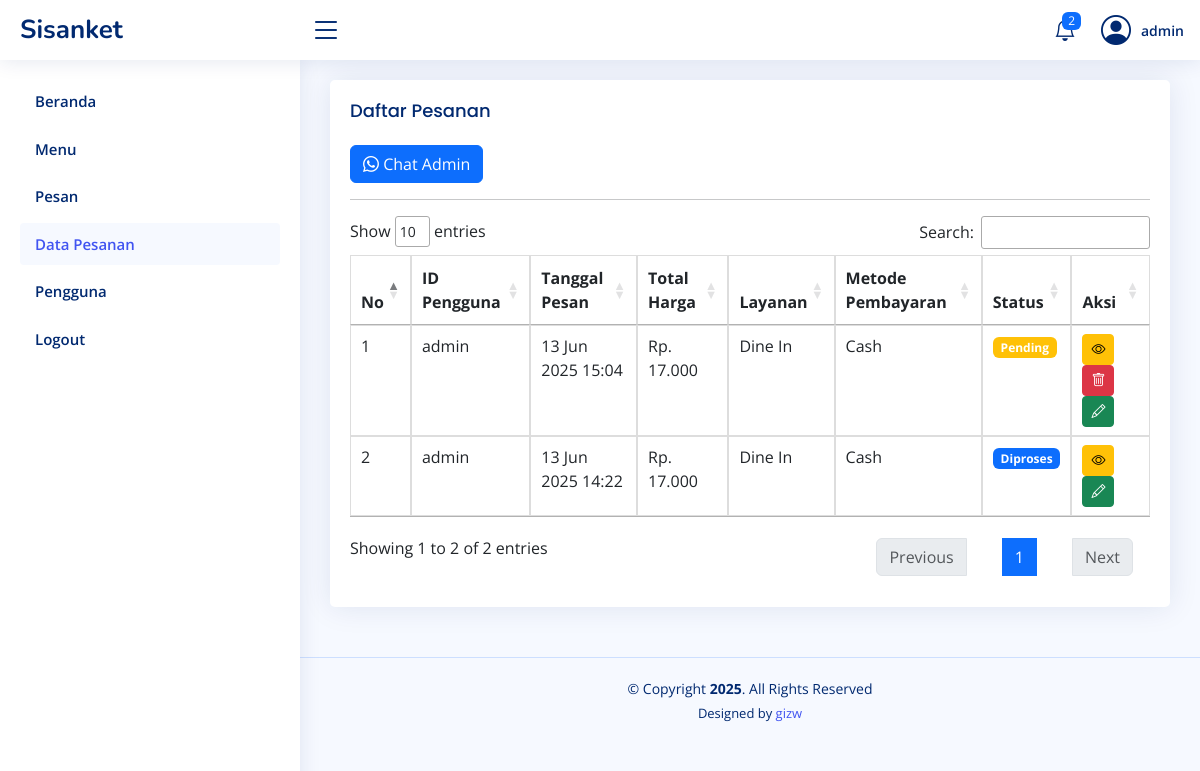
Screenshot of /pesanan.php (signed in) with the database file from the repository.
### tables this page shows
CREATE TABLE `pesanan` (
  `id_pesanan` int(11) NOT NULL,
  `id_pengguna` int(11) DEFAULT NULL,
  `tanggal_pesan` datetime DEFAULT current_timestamp(),
  `total_harga` int(15) NOT NULL,
  `catatan` text NOT NULL,
  `layanan` enum('Dine In','Takeaway','Delivery') NOT NULL,
  `metode_pembayaran` enum('Cash','Transfer','E-Wallet') NOT NULL,
  `status` enum('Pending','Diproses','Selesai','Dibatalkan') DEFAULT 'Pending'
);

CREATE TABLE `pengguna` (
  `id_pengguna` int(11) NOT NULL,
  `nama` varchar(100) NOT NULL,
  `no_telp` varchar(20) DEFAULT NULL,
  `username` varchar(50) NOT NULL,
  `password` varchar(255) NOT NULL,
  `role` enum('Admin','Pelanggan') NOT NULL
);

### pesanan.php (the view, shortened to what this page needs)
<?php include('head.php'); ?>
<body>
    <?php include('side_bar.php'); ?>
    <main id="main" class="main">
        <section class="section">
            <div class="row">
                <div class="col-lg-12">
                    <div class="card">
                        <div class="card-body">
                            <h5 class="card-title">Daftar Pesanan</h5>
                            <a href="https://wa.me/6285649611744"  target="_blank" class="btn btn-primary">
                                <i class="bi bi-whatsapp"></i> Chat Admin
                            </a><hr>
                            <div class="table-responsive">
                                <table class="table datatable">
                                    <thead>
                                        <tr>
                                            <th>No</th>
                                            <th>ID Pengguna</th>
                                            <th>Tanggal Pesan</th>
                                            <th>Total Harga</th>
                                            <th>Layanan</th>
                                            <th>Metode Pembayaran</th>
                                            <th>Status</th>
                                            <th>Aksi</th>
                                        </tr>
                                    </thead>
                                    <tbody>
                                        <?php
                                        require 'dbcon.php';
                                        $no = 1;
                                        $id = $_SESSION['ID'];
                                        if($_SESSION['ROLE']=='Admin'){
                                            $query = $conn->query("SELECT pesanan.*, pengguna.* FROM pesanan join pengguna on pesanan.id_pengguna=pengguna.id_pengguna ORDER BY pesanan.tanggal_pesan DESC");
                                        }else{
                                            $query = $conn->query("SELECT pesanan.*, pengguna.* FROM pesanan join pengguna on pesanan.id_pengguna=pengguna.id_pengguna where pesanan.id_pengguna='$id' ORDER BY pesanan.tanggal_pesan DESC");
                                        }
                                        while ($row = $query->fetch_assoc()) {
                                        ?>
                                        <tr>
                                            <td><?= $no++; ?></td>
                                            <td><?= htmlspecialchars($row['nama']); ?></td>
                                            <td><?= date('d M Y H:i', strtotime($row['tanggal_pesan'])); ?></td>
                                            <td>Rp. <?= number_format($row['total_harga'], 0, ',', '.'); ?></td>
                                            <td><?= htmlspecialchars($row['layanan']); ?></td>
                                            <td><?= htmlspecialchars($row['metode_pembayaran']); ?></td>
                                            <td>
                                                <?php if ($row['status'] == "Pending"): ?>
                                                    <span class="badge bg-warning"><?= $row['status'] ?></span>
                                                <?php elseif ($row['status'] == "Diproses"): ?>
                                                    <span class="badge bg-primary"><?= $row['status'] ?></span>
                                                <?php elseif ($row['status'] == "Selesai"): ?>
                                                    <span class="badge bg-success"><?= $row['status'] ?></span>
                                                <?php else: ?>
                                                    <span class="badge bg-secondary"><?= $row['status'] ?></span>
                                                <?php endif; ?>
                                            </td>
                                            <td>
                                                <button class="btn btn-sm btn-warning" data-bs-toggle="modal" data-bs-target="#detailModal<?= $row['id_pesanan'] ?>">
                                                    <i class="bi bi-eye"></i>
                                                </button>
                                                <?php if($row['status']=='Pending'){?>
                                                <button class="btn btn-sm btn-danger" data-bs-toggle="modal" data-bs-target="#delete_pesanan<?= $row['id_pesanan'] ?>"><i class="bi bi-trash"></i></button>
                                                <?php }
                                                 if ($_SESSION['ROLE'] == 'Admin'): ?>
                                                <button class="btn btn-sm btn-success" data-bs-toggle="modal" data-bs-target="#editStatus<?= $row['id_pesanan'] ?>"><i class="bi bi-pencil"></i></button>
                                                <?php endif; ?>
                                            </td>
                                        </tr>
                                        <?php } ?>
                                    </tbody>
                                </table>
                            </div>
                        </div>
                    </div>
                </div>
            </div>
        </section>
    </main>
    <?php include('footer.php'); ?>
</body>
</html>

### assets/css/style.css (style rules this page uses)
:root { scroll-behavior: smooth; }
body { font-family: "Open Sans", sans-serif; background: #f6f9ff; color: #444444; }
a { color: #4154f1; text-decoration: none; }
h1, h2, h3, h4, h5, h6 { font-family: "Nunito", sans-serif; }
#main { margin-top: 60px; padding: 20px 30px; transition: all 0.3s; }
.card { margin-bottom: 30px; border: none; border-radius: 5px; box-shadow: 0px 0 30px rgba(1, 41, 112, 0.1); }
.card-title { padding: 20px 0 15px 0; font-size: 18px; font-weight: 500; color: #012970; font-family: "Poppins", sans-serif; }
.card-body { padding: 0 20px 20px 20px; }
@media (min-width: 1200px) { #main, #footer { margin-left: 300px; } }

### head.php (style rules this page uses)
table.datatable { border-collapse: collapse; }
table.datatable th, table.datatable td { border: 1px solid #ddd; padding: 8px; }
table.datatable th { font-weight: bold; border-bottom: 2px solid #ddd; text-align:center; }
table.datatable tr:nth-child(even) { background-color: #f9f9f9; }

### rows the page displays
pesanan: id_pengguna.nama "admin", tanggal_pesan "13 Jun 2025 15:04", total_harga "17.000", layanan "Dine In", metode_pembayaran "Cash", status "Pending"
pesanan: id_pengguna.nama "admin", tanggal_pesan "13 Jun 2025 14:22", total_harga "17.000", layanan "Dine In", metode_pembayaran "Cash", status "Diproses"

### other values shown
$jml "2"
$_SESSION['NAMA'] "admin"
